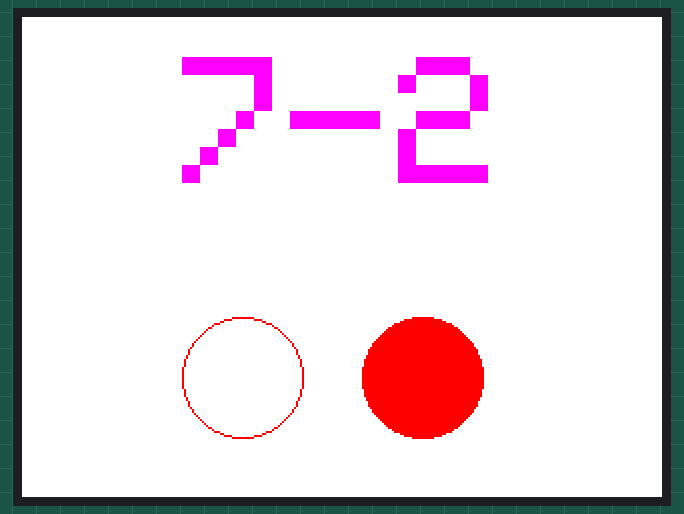
A sketch run on a simulated Arduino Uno, built with avr-gcc and run on an emulated ATmega328P. On the bench: 320×240 colour display. What the sketch prints to the serial monitor is not drawn.

Above: at 0.4 s.

The sketch:

printing.ino
```cpp
#include "SPI.h"
#include "Adafruit_GFX.h"
#include "Adafruit_ILI9341.h"

// For the Adafruit shield, these are the default.
#define TFT_DC 9
#define TFT_CS 10

// Use hardware SPI (on Uno, #13, #12, #11) and the above for CS/DC
Adafruit_ILI9341 tft = Adafruit_ILI9341(TFT_CS, TFT_DC);


void setup()  {
 Serial.begin(9600);
  Serial.println("ILI9341 Test!");
  tft.begin();


// read diagnostics (optional but can help debug problems)
  uint8_t x = tft.readcommand8(ILI9341_RDMODE);
  Serial.print("Display Power Mode: 0x"); Serial.println(x, HEX);
  x = tft.readcommand8(ILI9341_RDMADCTL);
  Serial.print("MADCTL Mode: 0x"); Serial.println(x, HEX);
  x = tft.readcommand8(ILI9341_RDPIXFMT);
  Serial.print("Pixel Format: 0x"); Serial.println(x, HEX);
  x = tft.readcommand8(ILI9341_RDIMGFMT);
  Serial.print("Image Format: 0x"); Serial.println(x, HEX);
  x = tft.readcommand8(ILI9341_RDSELFDIAG);
  Serial.print("Self Diagnostic: 0x"); Serial.println(x, HEX);
  Serial.print("Largeur : ");
  Serial.print(tft.width());
  Serial.println("px");
  Serial.print("Hauteur : ");
  Serial.print(tft.height());
  Serial.println("px");
  tft.setRotation(1);
  tft.fillScreen(ILI9341_WHITE);
  tft.setCursor(80,20);
 tft.setTextColor(ILI9341_MAGENTA);
 tft.setTextSize(9);
 tft.println("7-2");
 tft.drawCircle(110,180,30,ILI9341_RED);
 tft.fillCircle(200,180,30,ILI9341_RED);
}
void loop(){}
```
